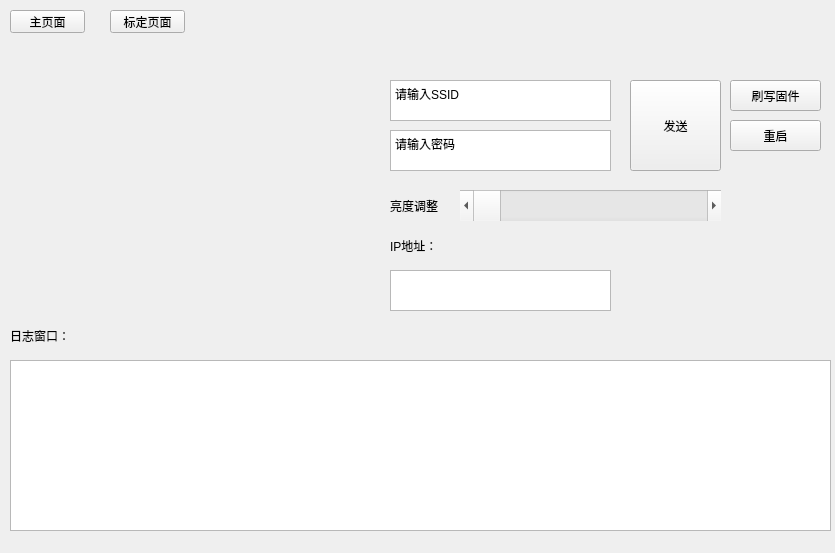
<?xml version="1.0" encoding="UTF-8"?>
<ui version="4.0">
 <class>PaperTrackerMainWindow</class>
 <widget class="QWidget" name="PaperTrackerMainWindow">
  <property name="geometry">
   <rect>
    <x>0</x>
    <y>0</y>
    <width>835</width>
    <height>553</height>
   </rect>
  </property>
  <property name="windowTitle">
   <string>PaperTrack</string>
  </property>
  <widget class="QStackedWidget" name="stackedWidget">
   <property name="geometry">
    <rect>
     <x>0</x>
     <y>50</y>
     <width>841</width>
     <height>491</height>
    </rect>
   </property>
   <property name="currentIndex">
    <number>0</number>
   </property>
   <widget class="QWidget" name="page">
    <widget class="QLabel" name="ImageLabel">
     <property name="geometry">
      <rect>
       <x>0</x>
       <y>0</y>
       <width>371</width>
       <height>261</height>
      </rect>
     </property>
     <property name="text">
      <string/>
     </property>
    </widget>
    <widget class="QPlainTextEdit" name="SSIDText">
     <property name="geometry">
      <rect>
       <x>390</x>
       <y>30</y>
       <width>221</width>
       <height>41</height>
      </rect>
     </property>
     <property name="plainText">
      <string>请输入SSID</string>
     </property>
    </widget>
    <widget class="QPlainTextEdit" name="PasswordText">
     <property name="geometry">
      <rect>
       <x>390</x>
       <y>80</y>
       <width>221</width>
       <height>41</height>
      </rect>
     </property>
     <property name="plainText">
      <string>请输入密码</string>
     </property>
    </widget>
    <widget class="QScrollBar" name="BrightnessBar">
     <property name="geometry">
      <rect>
       <x>460</x>
       <y>140</y>
       <width>261</width>
       <height>31</height>
      </rect>
     </property>
     <property name="orientation">
      <enum>Qt::Orientation::Horizontal</enum>
     </property>
    </widget>
    <widget class="QLabel" name="label">
     <property name="geometry">
      <rect>
       <x>390</x>
       <y>140</y>
       <width>51</width>
       <height>31</height>
      </rect>
     </property>
     <property name="text">
      <string>亮度调整</string>
     </property>
    </widget>
    <widget class="QPushButton" name="wifi_send_Button">
     <property name="geometry">
      <rect>
       <x>630</x>
       <y>30</y>
       <width>91</width>
       <height>91</height>
      </rect>
     </property>
     <property name="text">
      <string>发送</string>
     </property>
    </widget>
    <widget class="QPushButton" name="FlashFirmwareButton">
     <property name="geometry">
      <rect>
       <x>730</x>
       <y>30</y>
       <width>91</width>
       <height>31</height>
      </rect>
     </property>
     <property name="text">
      <string>刷写固件</string>
     </property>
    </widget>
    <widget class="QPlainTextEdit" name="LogText">
     <property name="geometry">
      <rect>
       <x>10</x>
       <y>310</y>
       <width>821</width>
       <height>171</height>
      </rect>
     </property>
     <property name="readOnly">
      <bool>true</bool>
     </property>
    </widget>
    <widget class="QLabel" name="label_2">
     <property name="geometry">
      <rect>
       <x>10</x>
       <y>270</y>
       <width>111</width>
       <height>31</height>
      </rect>
     </property>
     <property name="text">
      <string>日志窗口：</string>
     </property>
    </widget>
    <widget class="QTextEdit" name="textEdit">
     <property name="geometry">
      <rect>
       <x>390</x>
       <y>220</y>
       <width>221</width>
       <height>41</height>
      </rect>
     </property>
     <property name="readOnly">
      <bool>true</bool>
     </property>
    </widget>
    <widget class="QLabel" name="label_16">
     <property name="geometry">
      <rect>
       <x>390</x>
       <y>180</y>
       <width>51</width>
       <height>31</height>
      </rect>
     </property>
     <property name="text">
      <string>IP地址：</string>
     </property>
    </widget>
    <widget class="QPushButton" name="restart_Button">
     <property name="geometry">
      <rect>
       <x>730</x>
       <y>70</y>
       <width>91</width>
       <height>31</height>
      </rect>
     </property>
     <property name="text">
      <string>重启</string>
     </property>
    </widget>
   </widget>
   <widget class="QWidget" name="page_2">
    <widget class="QLabel" name="label_3">
     <property name="geometry">
      <rect>
       <x>130</x>
       <y>10</y>
       <width>53</width>
       <height>15</height>
      </rect>
     </property>
     <property name="text">
      <string>最小值</string>
     </property>
    </widget>
    <widget class="QLabel" name="label_4">
     <property name="geometry">
      <rect>
       <x>240</x>
       <y>10</y>
       <width>53</width>
       <height>15</height>
      </rect>
     </property>
     <property name="text">
      <string>最大值</string>
     </property>
    </widget>
    <widget class="QScrollArea" name="scrollArea">
     <property name="geometry">
      <rect>
       <x>0</x>
       <y>30</y>
       <width>641</width>
       <height>441</height>
      </rect>
     </property>
     <property name="minimumSize">
      <size>
       <width>641</width>
       <height>441</height>
      </size>
     </property>
     <property name="verticalScrollBarPolicy">
      <enum>Qt::ScrollBarPolicy::ScrollBarAsNeeded</enum>
     </property>
     <property name="widgetResizable">
      <bool>false</bool>
     </property>
     <widget class="QWidget" name="scrollAreaWidgetContents">
      <property name="geometry">
       <rect>
        <x>0</x>
        <y>-73</y>
        <width>639</width>
        <height>500</height>
       </rect>
      </property>
      <property name="minimumSize">
       <size>
        <width>0</width>
        <height>500</height>
       </size>
      </property>
      <widget class="QPlainTextEdit" name="CheekPullRightMax">
       <property name="geometry">
        <rect>
         <x>220</x>
         <y>40</y>
         <width>81</width>
         <height>31</height>
        </rect>
       </property>
      </widget>
      <widget class="QPlainTextEdit" name="TongueUpMax">
       <property name="geometry">
        <rect>
         <x>220</x>
         <y>320</y>
         <width>81</width>
         <height>31</height>
        </rect>
       </property>
      </widget>
      <widget class="QPlainTextEdit" name="TongueOutMax">
       <property name="geometry">
        <rect>
         <x>220</x>
         <y>280</y>
         <width>81</width>
         <height>31</height>
        </rect>
       </property>
      </widget>
      <widget class="QLabel" name="label_5">
       <property name="geometry">
        <rect>
         <x>10</x>
         <y>10</y>
         <width>91</width>
         <height>16</height>
        </rect>
       </property>
       <property name="text">
        <string>cheekPuffLeft</string>
       </property>
      </widget>
      <widget class="QPlainTextEdit" name="CheekPullLeftMax">
       <property name="geometry">
        <rect>
         <x>220</x>
         <y>0</y>
         <width>81</width>
         <height>31</height>
        </rect>
       </property>
      </widget>
      <widget class="QLabel" name="label_10">
       <property name="geometry">
        <rect>
         <x>10</x>
         <y>210</y>
         <width>91</width>
         <height>16</height>
        </rect>
       </property>
       <property name="text">
        <string>mouthLeft</string>
       </property>
      </widget>
      <widget class="QLabel" name="label_13">
       <property name="geometry">
        <rect>
         <x>10</x>
         <y>330</y>
         <width>91</width>
         <height>16</height>
        </rect>
       </property>
       <property name="text">
        <string>tongueUp</string>
       </property>
      </widget>
      <widget class="QLabel" name="label_6">
       <property name="geometry">
        <rect>
         <x>10</x>
         <y>50</y>
         <width>91</width>
         <height>16</height>
        </rect>
       </property>
       <property name="text">
        <string>cheekPuffRight</string>
       </property>
      </widget>
      <widget class="QLabel" name="label_15">
       <property name="geometry">
        <rect>
         <x>10</x>
         <y>410</y>
         <width>91</width>
         <height>16</height>
        </rect>
       </property>
       <property name="text">
        <string>tongueLeft</string>
       </property>
      </widget>
      <widget class="QPlainTextEdit" name="JawLeftMax">
       <property name="geometry">
        <rect>
         <x>220</x>
         <y>120</y>
         <width>81</width>
         <height>31</height>
        </rect>
       </property>
      </widget>
      <widget class="QPlainTextEdit" name="TongueUpMin">
       <property name="geometry">
        <rect>
         <x>110</x>
         <y>320</y>
         <width>81</width>
         <height>31</height>
        </rect>
       </property>
      </widget>
      <widget class="QPlainTextEdit" name="TongueLeftMax">
       <property name="geometry">
        <rect>
         <x>220</x>
         <y>400</y>
         <width>81</width>
         <height>31</height>
        </rect>
       </property>
      </widget>
      <widget class="QPlainTextEdit" name="TongueDownMax">
       <property name="geometry">
        <rect>
         <x>220</x>
         <y>360</y>
         <width>81</width>
         <height>31</height>
        </rect>
       </property>
      </widget>
      <widget class="QLabel" name="label_7">
       <property name="geometry">
        <rect>
         <x>10</x>
         <y>90</y>
         <width>91</width>
         <height>16</height>
        </rect>
       </property>
       <property name="text">
        <string>jawOpen</string>
       </property>
      </widget>
      <widget class="QPlainTextEdit" name="MouthRightMax">
       <property name="geometry">
        <rect>
         <x>220</x>
         <y>240</y>
         <width>81</width>
         <height>31</height>
        </rect>
       </property>
      </widget>
      <widget class="QPlainTextEdit" name="TongueOutMin">
       <property name="geometry">
        <rect>
         <x>110</x>
         <y>280</y>
         <width>81</width>
         <height>31</height>
        </rect>
       </property>
      </widget>
      <widget class="QPlainTextEdit" name="TongueDownMin">
       <property name="geometry">
        <rect>
         <x>110</x>
         <y>360</y>
         <width>81</width>
         <height>31</height>
        </rect>
       </property>
      </widget>
      <widget class="QPlainTextEdit" name="JawRightMax">
       <property name="geometry">
        <rect>
         <x>220</x>
         <y>160</y>
         <width>81</width>
         <height>31</height>
        </rect>
       </property>
      </widget>
      <widget class="QLabel" name="label_11">
       <property name="geometry">
        <rect>
         <x>10</x>
         <y>250</y>
         <width>91</width>
         <height>16</height>
        </rect>
       </property>
       <property name="text">
        <string>mouthRight</string>
       </property>
      </widget>
      <widget class="QPlainTextEdit" name="JawLeftMin">
       <property name="geometry">
        <rect>
         <x>110</x>
         <y>120</y>
         <width>81</width>
         <height>31</height>
        </rect>
       </property>
      </widget>
      <widget class="QLabel" name="label_9">
       <property name="geometry">
        <rect>
         <x>10</x>
         <y>170</y>
         <width>91</width>
         <height>16</height>
        </rect>
       </property>
       <property name="text">
        <string>jawRight</string>
       </property>
      </widget>
      <widget class="QPlainTextEdit" name="CheekPullRightMin">
       <property name="geometry">
        <rect>
         <x>110</x>
         <y>40</y>
         <width>81</width>
         <height>31</height>
        </rect>
       </property>
      </widget>
      <widget class="QPlainTextEdit" name="JawOpenMin">
       <property name="geometry">
        <rect>
         <x>110</x>
         <y>80</y>
         <width>81</width>
         <height>31</height>
        </rect>
       </property>
      </widget>
      <widget class="QLabel" name="label_14">
       <property name="geometry">
        <rect>
         <x>10</x>
         <y>370</y>
         <width>91</width>
         <height>16</height>
        </rect>
       </property>
       <property name="text">
        <string>tongueDown</string>
       </property>
      </widget>
      <widget class="QPlainTextEdit" name="JawRightMin">
       <property name="geometry">
        <rect>
         <x>110</x>
         <y>160</y>
         <width>81</width>
         <height>31</height>
        </rect>
       </property>
      </widget>
      <widget class="QPlainTextEdit" name="MouthLeftMax">
       <property name="geometry">
        <rect>
         <x>220</x>
         <y>200</y>
         <width>81</width>
         <height>31</height>
        </rect>
       </property>
      </widget>
      <widget class="QLabel" name="label_8">
       <property name="geometry">
        <rect>
         <x>10</x>
         <y>130</y>
         <width>91</width>
         <height>16</height>
        </rect>
       </property>
       <property name="text">
        <string>jawLeft</string>
       </property>
      </widget>
      <widget class="QPlainTextEdit" name="CheekPullLeftMin">
       <property name="geometry">
        <rect>
         <x>110</x>
         <y>0</y>
         <width>81</width>
         <height>31</height>
        </rect>
       </property>
      </widget>
      <widget class="QPlainTextEdit" name="MouthLeftMin">
       <property name="geometry">
        <rect>
         <x>110</x>
         <y>200</y>
         <width>81</width>
         <height>31</height>
        </rect>
       </property>
      </widget>
      <widget class="QPlainTextEdit" name="MouthRightMin">
       <property name="geometry">
        <rect>
         <x>110</x>
         <y>240</y>
         <width>81</width>
         <height>31</height>
        </rect>
       </property>
      </widget>
      <widget class="QPlainTextEdit" name="JawOpenMax">
       <property name="geometry">
        <rect>
         <x>220</x>
         <y>80</y>
         <width>81</width>
         <height>31</height>
        </rect>
       </property>
      </widget>
      <widget class="QLabel" name="label_12">
       <property name="geometry">
        <rect>
         <x>10</x>
         <y>290</y>
         <width>91</width>
         <height>16</height>
        </rect>
       </property>
       <property name="text">
        <string>tongueOut</string>
       </property>
      </widget>
      <widget class="QPlainTextEdit" name="TongueLeftMin">
       <property name="geometry">
        <rect>
         <x>110</x>
         <y>400</y>
         <width>81</width>
         <height>31</height>
        </rect>
       </property>
      </widget>
      <widget class="QLabel" name="label_31">
       <property name="geometry">
        <rect>
         <x>10</x>
         <y>450</y>
         <width>91</width>
         <height>16</height>
        </rect>
       </property>
       <property name="text">
        <string>tongueRight</string>
       </property>
      </widget>
      <widget class="QPlainTextEdit" name="TongueRightMax">
       <property name="geometry">
        <rect>
         <x>220</x>
         <y>440</y>
         <width>81</width>
         <height>31</height>
        </rect>
       </property>
      </widget>
      <widget class="QPlainTextEdit" name="TongueRightMin">
       <property name="geometry">
        <rect>
         <x>110</x>
         <y>440</y>
         <width>81</width>
         <height>31</height>
        </rect>
       </property>
      </widget>
      <widget class="QProgressBar" name="CheekPullLeftValue">
       <property name="geometry">
        <rect>
         <x>350</x>
         <y>0</y>
         <width>151</width>
         <height>31</height>
        </rect>
       </property>
       <property name="value">
        <number>24</number>
       </property>
      </widget>
      <widget class="QProgressBar" name="CheekPullRightValue">
       <property name="geometry">
        <rect>
         <x>350</x>
         <y>40</y>
         <width>151</width>
         <height>31</height>
        </rect>
       </property>
       <property name="value">
        <number>24</number>
       </property>
      </widget>
      <widget class="QProgressBar" name="JawLeftValue">
       <property name="geometry">
        <rect>
         <x>350</x>
         <y>120</y>
         <width>151</width>
         <height>31</height>
        </rect>
       </property>
       <property name="value">
        <number>24</number>
       </property>
      </widget>
      <widget class="QProgressBar" name="JawOpenValue">
       <property name="geometry">
        <rect>
         <x>350</x>
         <y>80</y>
         <width>151</width>
         <height>31</height>
        </rect>
       </property>
       <property name="value">
        <number>24</number>
       </property>
      </widget>
      <widget class="QProgressBar" name="MouthLeftValue">
       <property name="geometry">
        <rect>
         <x>350</x>
         <y>200</y>
         <width>151</width>
         <height>31</height>
        </rect>
       </property>
       <property name="value">
        <number>24</number>
       </property>
      </widget>
      <widget class="QProgressBar" name="JawRightValue">
       <property name="geometry">
        <rect>
         <x>350</x>
         <y>160</y>
         <width>151</width>
         <height>31</height>
        </rect>
       </property>
       <property name="value">
        <number>24</number>
       </property>
      </widget>
      <widget class="QProgressBar" name="TongueOutValue">
       <property name="geometry">
        <rect>
         <x>350</x>
         <y>280</y>
         <width>151</width>
         <height>31</height>
        </rect>
       </property>
       <property name="value">
        <number>24</number>
       </property>
      </widget>
      <widget class="QProgressBar" name="MouthRightValue">
       <property name="geometry">
        <rect>
         <x>350</x>
         <y>240</y>
         <width>151</width>
         <height>31</height>
        </rect>
       </property>
       <property name="value">
        <number>24</number>
       </property>
      </widget>
      <widget class="QProgressBar" name="TongueDownValue">
       <property name="geometry">
        <rect>
         <x>350</x>
         <y>360</y>
         <width>151</width>
         <height>31</height>
        </rect>
       </property>
       <property name="value">
        <number>24</number>
       </property>
      </widget>
      <widget class="QProgressBar" name="TongueUpValue">
       <property name="geometry">
        <rect>
         <x>350</x>
         <y>320</y>
         <width>151</width>
         <height>31</height>
        </rect>
       </property>
       <property name="value">
        <number>24</number>
       </property>
      </widget>
      <widget class="QProgressBar" name="TongueRightValue">
       <property name="geometry">
        <rect>
         <x>350</x>
         <y>440</y>
         <width>151</width>
         <height>31</height>
        </rect>
       </property>
       <property name="value">
        <number>24</number>
       </property>
      </widget>
      <widget class="QProgressBar" name="TongueLeftValue">
       <property name="geometry">
        <rect>
         <x>350</x>
         <y>400</y>
         <width>151</width>
         <height>31</height>
        </rect>
       </property>
       <property name="value">
        <number>24</number>
       </property>
      </widget>
     </widget>
    </widget>
    <widget class="QPushButton" name="StartCalibrationButton">
     <property name="geometry">
      <rect>
       <x>660</x>
       <y>30</y>
       <width>131</width>
       <height>41</height>
      </rect>
     </property>
     <property name="text">
      <string>开始标定</string>
     </property>
    </widget>
    <widget class="QComboBox" name="CalibrationModeComboBox">
     <property name="geometry">
      <rect>
       <x>660</x>
       <y>110</y>
       <width>131</width>
       <height>31</height>
      </rect>
     </property>
     <item>
      <property name="text">
       <string>Neutral模式</string>
      </property>
     </item>
     <item>
      <property name="text">
       <string>Full模式</string>
      </property>
     </item>
    </widget>
    <widget class="QPushButton" name="ResetMaxButton">
     <property name="geometry">
      <rect>
       <x>660</x>
       <y>430</y>
       <width>131</width>
       <height>41</height>
      </rect>
     </property>
     <property name="text">
      <string>重置最大值</string>
     </property>
    </widget>
    <widget class="QPushButton" name="ResetMinButton">
     <property name="geometry">
      <rect>
       <x>660</x>
       <y>380</y>
       <width>131</width>
       <height>41</height>
      </rect>
     </property>
     <property name="text">
      <string>重置最小值</string>
     </property>
    </widget>
    <widget class="QLabel" name="label_29">
     <property name="geometry">
      <rect>
       <x>660</x>
       <y>90</y>
       <width>91</width>
       <height>16</height>
      </rect>
     </property>
     <property name="text">
      <string>标定模式选择</string>
     </property>
    </widget>
   </widget>
  </widget>
  <widget class="QPushButton" name="MainPageButton">
   <property name="geometry">
    <rect>
     <x>10</x>
     <y>10</y>
     <width>75</width>
     <height>23</height>
    </rect>
   </property>
   <property name="text">
    <string>主页面</string>
   </property>
  </widget>
  <widget class="QPushButton" name="CalibrationPageButton">
   <property name="geometry">
    <rect>
     <x>110</x>
     <y>10</y>
     <width>75</width>
     <height>23</height>
    </rect>
   </property>
   <property name="text">
    <string>标定页面</string>
   </property>
  </widget>
 </widget>
 <resources/>
 <connections/>
</ui>
